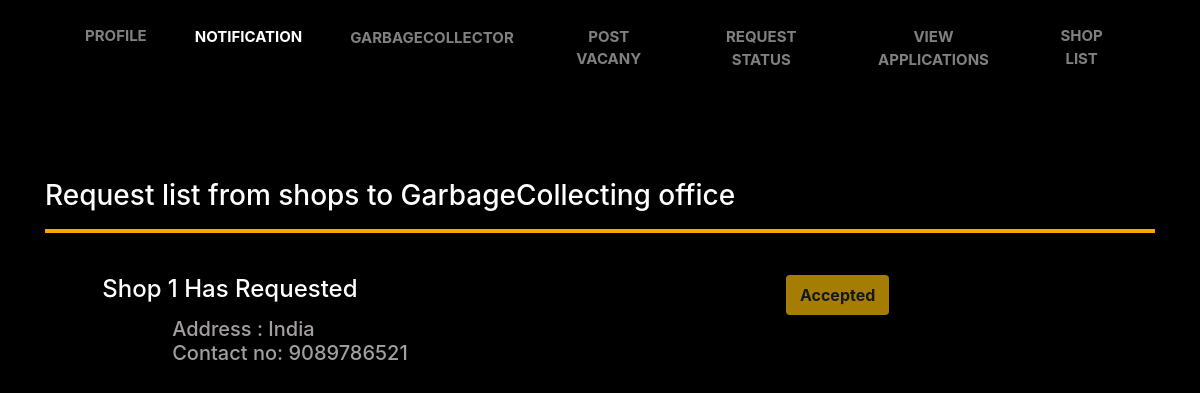
/Requests_view_shop/1, run on the app's committed database.
### my_app/models.py (models this page shows, shortened)
class garbagecollecter(models.Model):
    id = models.AutoField(primary_key=True)
    garbagecollectorname = models.CharField("Owner's name",max_length=225)
    garbagecollector_company_name = models.CharField("Your Shop name",max_length=255)
    password = models.CharField("Password",max_length=100)
    phone = models.CharField("Your Phone Number",max_length=100)
    email = models.EmailField("Your Email")
    city = models.CharField("Your City",max_length=200)
    state = models.CharField("Your State",max_length=200)
    address = models.CharField("Your Address",max_length=200)
    picker = models.ForeignKey(volunteer,on_delete=CASCADE,related_name="garbagecollector_collector",default=1)
    volunteers = models.ManyToManyField(volunteer, blank=True, related_name="garabgecollector_volunteers")
    garbage_collected = models.IntegerField(default=0)
    created_on = models.DateTimeField(auto_now_add=True)

class Requests_S(models.Model):
    id = models.AutoField(primary_key=True)
    req_by = models.ForeignKey(shopkeeper,on_delete=models.CASCADE)
    req_to = models.ForeignKey(garbagecollecter,on_delete=models.CASCADE)
    req_status=models.IntegerField(default=0)
    shop_owner_name = models.CharField(max_length=50)
    objects=models.Manager()

class shopkeeper(models.Model):
    id = models.AutoField(primary_key=True)
    shopkeepername = models.CharField("Owner's name",max_length=225)
    shop_name = models.CharField("Your Shop name",max_length=255)
    password = models.CharField("Password",max_length=100)
    phone = models.CharField("Your Phone Number",max_length=100)
    email = models.EmailField("Your Email")
    city = models.CharField("Your City",max_length=200)
    state = models.CharField("Your State",max_length=200)
    address = models.CharField("Your Address",max_length=200)
    collector = models.ForeignKey(volunteer,on_delete=CASCADE,related_name="shopkeeper_collector",default=1)
    volunteers = models.ManyToManyField(volunteer, blank=True, related_name="shopkeeper_volunteers")
    garbage_collected = models.IntegerField(default=0)
    created_on = models.DateTimeField(auto_now_add=True)
    def __str__(self):
        return self.shop_name

### my_app/views.py (the view)
# urls.py: path('Requests_view_shop/<int:id>', views.Requests_view_shop,name="Requests_view_shop"),
def Requests_view_shop(request, id):
    s_obj = garbagecollecter.objects.get(id=id)
    req_objects = Requests_S.objects.all().filter(req_to=id)
    return render(request, 'garbagecollector/gar_msg.html', {'req_objects' : req_objects, 's_obj' : s_obj})

### my_app/templates/garbagecollector/gar_msg.html (shortened to what this page needs)
<!DOCTYPE html>
<html lang="en">
<head>
    <link rel="stylesheet" href="https://maxcdn.bootstrapcdn.com/bootstrap/4.0.0/css/bootstrap.min.css">
</head>
<body>
  <div class="container">
    <nav class="navbar navbar-expand-lg navbar-dark dark-light">
      <div class="collapse navbar-collapse" id="navbarSupportedContent">
        <ul class="navbar-nav mr-auto">
          <li class="nav-item">
            <a class="nav-link" href="{% url 'profile_garbagecollector'  s_obj.id %}">Profile</a>
          </li>
          <li class="nav-item active">
            <a class="nav-link" href="{% url 'Requests_view_shop' s_obj.id %}">Notification</a>
          </li>
          <li class="nav-item">
            <a class="nav-link" href="{% url 'search_company'  s_obj.id  %}">GarbageCollector</a>
          </li>
          <li class="nav-item">
            <a class="nav-link" href="{% url 'vacancy_garbagecollector'  s_obj.id %}">Post Vacany</a>
          </li>
          <li class="nav-item">
            <a class="nav-link" href="{% url 'Company' s_obj.id %}">Request Status</a>
          </li>
          <li class="nav-item">
            <a class="nav-link" href="{% url 'View_application_gar' s_obj.id %}">View Applications</a>
          </li>
          <li class="nav-item">
            <a class="nav-link" href="{% url 'Shops_list' s_obj.id %}">Shop List</a>
          </li>
        </ul>
      </div>
    </nav>
        <div class="row text-center">
        </div>
        <div class="request">
        <h3 style="color: white;">Request list from shops to {{ s_obj.garbagecollector_company_name }}</h3>
        <hr style="background-color: orange;border: 2px solid orange;">
        <div class="home">
          {% for req in req_objects %}
          <div class="row">
            <div class="col-8">
              <h4>
              {{ req.req_by }} Has Requested<br>
              <h5 style="padding-left: 70px;color:rgb(165, 158, 158);">
              Address : {{ req.req_by.address }}<br>
              Contact no: {{ req.req_by.phone }}
              </h5>
              </h4>
            </div>
            <div class="col-4">
              {% if req.req_status == 0 %}
              <a href="{% url 'accept_req_shop' id=req.id %}" class="btn btn-success" >Accept</a>
              <a class="btn btn-danger" href="{% url 'decline_req_shop' id=req.id %}" >Decline</a>
              {% elif req.req_status == 1  %}
              <button class="btn btn-warning" disabled="disabled">Accepted</button>
              {% else %}
              <button class="btn btn-danger" disabled="disabled">Declined</button>
              {% endif %}
            </div>
          </div>
          {% endfor %}
        </div>
  </div>
</div>
</body>
</html>

### my_app/templates/garbagecollector/gar_msg.html (style rules this page uses)
body { background-color: black; }
.btn { background: transparent; border: 2px solid orange; color: white; font-weight: bold; }
a { text-decoration: none; }
.navbar-nav { text-transform: uppercase; text-align: center; font-weight: bold; }
.navbar-nav * { box-sizing: border-box; transition: all .35s ease; }
.navbar-nav li { display: inline-block; list-style: outside none none; margin: .5em 1em; padding: 0; }
.navbar-nav a { padding: .5em .8em; color: rgba(255,255,255,.5); position: relative; text-decoration: none; font-size: 15px; margin-top: 2%; }
.navbar-nav a::before, .navbar-nav a::after { content: ''; height: 14px; width: 14px; position: absolute; transition: all .35s ease; opacity: 0; }
.navbar-nav a::before { content: ''; right: 0; top: 0; border-top: 3px solid orange; border-right: 3px solid orange; transform: translate(-100%, 50%); }
.navbar-nav a:after { content: ''; left: 0; bottom: 0; border-bottom: 3px solid orange; border-left: 3px solid orange; transform: translate(100%, -50%) }
.row { margin:2%; padding: 20px; border-radius: 20px; }
h4 { color: white; margin-bottom: 2%; }

### data on the page
garbagecollecter: garbagecollector_company_name "GarbageCollecting office"
Requests_S: req_by "Shop 1", req_by.address "India", req_by.phone "9089786521", req_status "Accepted"
